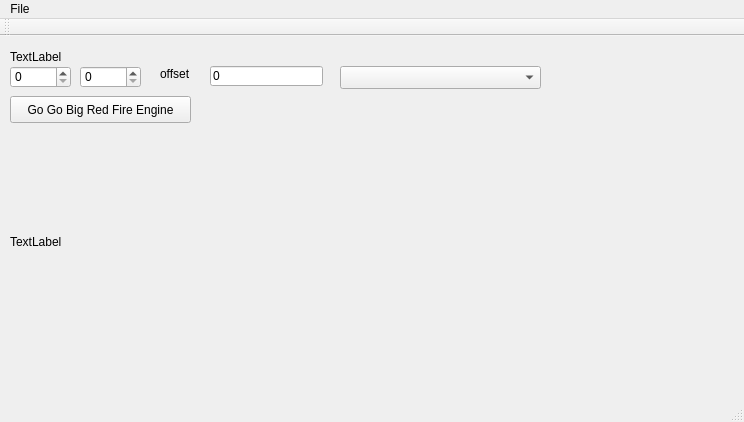
<?xml version="1.0" encoding="UTF-8"?>
<ui version="4.0">
 <class>MainWindow</class>
 <widget class="QMainWindow" name="MainWindow">
  <property name="geometry">
   <rect>
    <x>0</x>
    <y>0</y>
    <width>744</width>
    <height>422</height>
   </rect>
  </property>
  <property name="windowTitle">
   <string>MainWindow</string>
  </property>
  <widget class="QWidget" name="centralWidget">
   <widget class="QLabel" name="filePathLabel">
    <property name="geometry">
     <rect>
      <x>10</x>
      <y>10</y>
      <width>571</width>
      <height>21</height>
     </rect>
    </property>
    <property name="text">
     <string>TextLabel</string>
    </property>
   </widget>
   <widget class="QSpinBox" name="widthBox">
    <property name="geometry">
     <rect>
      <x>10</x>
      <y>30</y>
      <width>61</width>
      <height>22</height>
     </rect>
    </property>
    <property name="maximum">
     <number>8192</number>
    </property>
   </widget>
   <widget class="QSpinBox" name="heightBox">
    <property name="geometry">
     <rect>
      <x>80</x>
      <y>30</y>
      <width>61</width>
      <height>22</height>
     </rect>
    </property>
    <property name="maximum">
     <number>8192</number>
    </property>
   </widget>
   <widget class="QPushButton" name="fireButton">
    <property name="geometry">
     <rect>
      <x>10</x>
      <y>60</y>
      <width>181</width>
      <height>27</height>
     </rect>
    </property>
    <property name="text">
     <string>Go Go Big Red Fire Engine</string>
    </property>
   </widget>
   <widget class="QComboBox" name="formatCombo">
    <property name="geometry">
     <rect>
      <x>340</x>
      <y>30</y>
      <width>201</width>
      <height>23</height>
     </rect>
    </property>
   </widget>
   <widget class="QLabel" name="thePicture">
    <property name="geometry">
     <rect>
      <x>10</x>
      <y>70</y>
      <width>521</width>
      <height>271</height>
     </rect>
    </property>
    <property name="text">
     <string>TextLabel</string>
    </property>
   </widget>
   <widget class="QLabel" name="offsetLabel">
    <property name="geometry">
     <rect>
      <x>160</x>
      <y>30</y>
      <width>60</width>
      <height>15</height>
     </rect>
    </property>
    <property name="text">
     <string>offset</string>
    </property>
   </widget>
   <widget class="QLineEdit" name="offsetLine">
    <property name="geometry">
     <rect>
      <x>210</x>
      <y>30</y>
      <width>113</width>
      <height>20</height>
     </rect>
    </property>
    <property name="text">
     <string>0</string>
    </property>
    <property name="maxLength">
     <number>8</number>
    </property>
   </widget>
  </widget>
  <widget class="QMenuBar" name="menuBar">
   <property name="geometry">
    <rect>
     <x>0</x>
     <y>0</y>
     <width>744</width>
     <height>21</height>
    </rect>
   </property>
   <widget class="QMenu" name="menuFile">
    <property name="title">
     <string>File</string>
    </property>
    <addaction name="actionOpen"/>
    <addaction name="separator"/>
    <addaction name="actionQuit"/>
   </widget>
   <addaction name="menuFile"/>
  </widget>
  <widget class="QToolBar" name="mainToolBar">
   <attribute name="toolBarArea">
    <enum>TopToolBarArea</enum>
   </attribute>
   <attribute name="toolBarBreak">
    <bool>false</bool>
   </attribute>
  </widget>
  <widget class="QStatusBar" name="statusBar"/>
  <action name="actionOpen">
   <property name="text">
    <string>Open</string>
   </property>
  </action>
  <action name="actionQuit">
   <property name="text">
    <string>Quit</string>
   </property>
  </action>
 </widget>
 <layoutdefault spacing="6" margin="11"/>
 <resources/>
 <connections>
  <connection>
   <sender>actionQuit</sender>
   <signal>activated()</signal>
   <receiver>MainWindow</receiver>
   <slot>close()</slot>
   <hints>
    <hint type="sourcelabel">
     <x>-1</x>
     <y>-1</y>
    </hint>
    <hint type="destinationlabel">
     <x>371</x>
     <y>288</y>
    </hint>
   </hints>
  </connection>
 </connections>
</ui>
